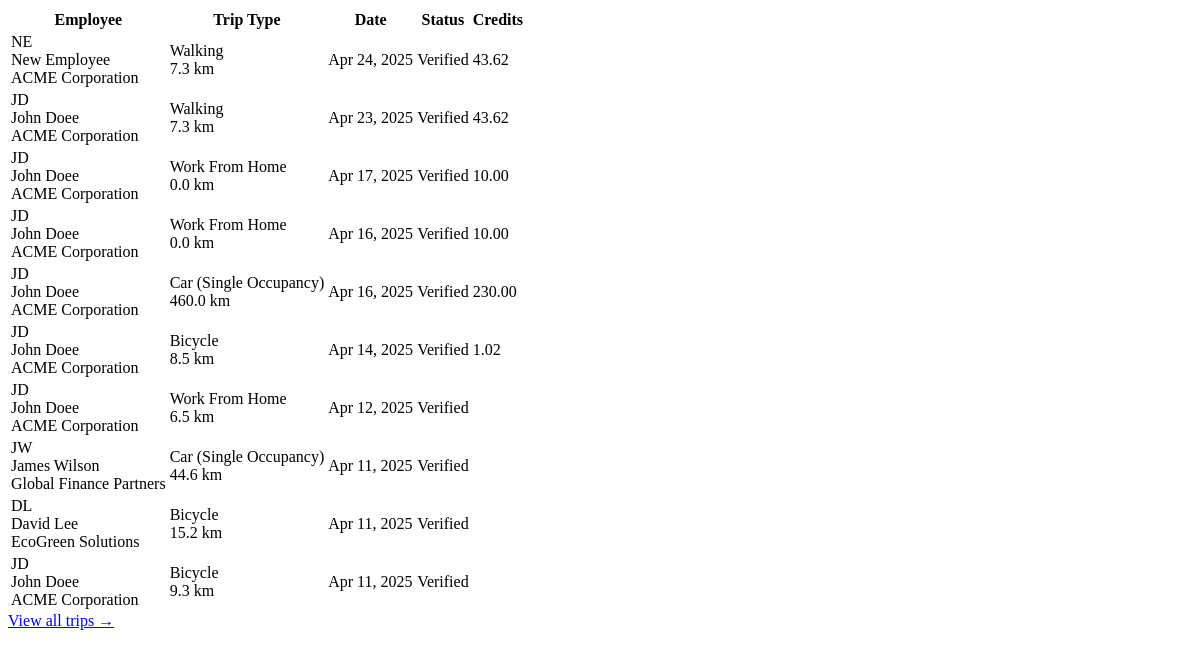
Page /systemadmin/recent-trips/ (signed in) on the earlier database version.
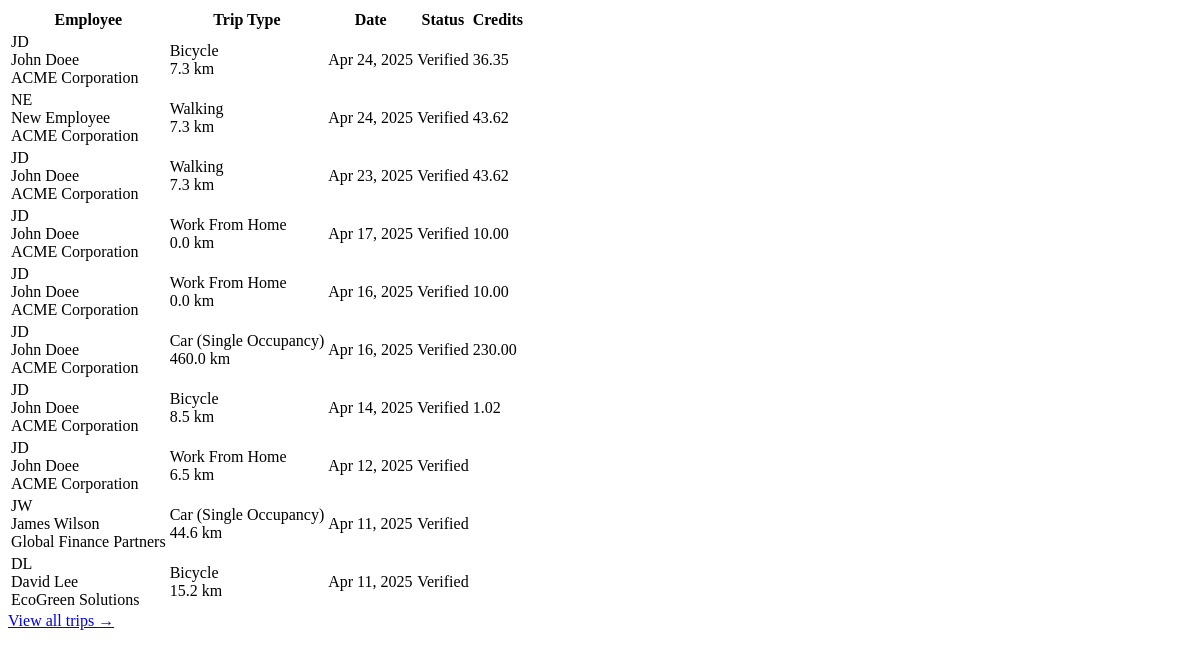
Same page on the later database version.
### trips/models.py (models this page shows, shortened)
class Trip(models.Model):
    TRANSPORT_MODES = (
        ('car', 'Car (Single Occupancy)'),
        ('carpool', 'Carpool'),
        ('public_transport', 'Public Transport'),
        ('bicycle', 'Bicycle'),
        ('walking', 'Walking'),
        ('work_from_home', 'Work From Home'),
    )
    VERIFICATION_STATUS = (
        ('pending', 'Pending'),
        ('verified', 'Verified'),
        ('rejected', 'Rejected'),
        ('flagged', 'Flagged for Review'),
    )
    employee = models.ForeignKey(
        EmployeeProfile,
        on_delete=models.CASCADE,
        related_name='trips'
    )
    start_location = models.ForeignKey(
        Location,
        on_delete=models.SET_NULL,
        related_name='trip_starts',
        null=True
    )
    end_location = models.ForeignKey(
        Location,
        on_delete=models.SET_NULL,
        related_name='trip_ends',
        null=True
    )
    start_time = models.DateTimeField()
    end_time = models.DateTimeField(null=True, blank=True)
    transport_mode = models.CharField(
        max_length=20,
        choices=TRANSPORT_MODES
    )
    distance_km = models.DecimalField(
        max_digits=8,
        decimal_places=2,
        null=True,
        blank=True
    )
    carbon_savings = models.DecimalField(
        max_digits=8,
        decimal_places=2,
        null=True,
        blank=True
    )
    credits_earned = models.DecimalField(
        max_digits=8,
        decimal_places=2,
        null=True,
        blank=True
    )
    proof_image = models.ImageField(
        upload_to='trip_proofs/',
        null=True,
        blank=True
    )
    verification_status = models.CharField(
        max_length=10,
        choices=VERIFICATION_STATUS,
        default='pending'
    )
    verified_by = models.ForeignKey(
        CustomUser,
        on_delete=models.SET_NULL,
        related_name='verified_trips',
        null=True,
        blank=True
    )
    duration_minutes = models.PositiveIntegerField(
        null=True,
        blank=True,
        help_text="Estimated travel time in minutes based on transport mode and distance"
    )
    created_at = models.DateTimeField(default=timezone.now)

### users/models.py (models this page shows, shortened)
class EmployeeProfile(models.Model):
    user = models.OneToOneField(
        CustomUser,
        on_delete=models.CASCADE,
        related_name='employee_profile'
    )
    employer = models.ForeignKey(
        EmployerProfile,
        on_delete=models.CASCADE,
        related_name='employees'
    )
    employee_id = models.CharField(max_length=50, blank=True, null=True)
    approved = models.BooleanField(default=False)
    created_at = models.DateTimeField(default=timezone.now)
    wallet_balance = models.DecimalField(max_digits=10, decimal_places=2, default=0)
    department = models.CharField(max_length=100, blank=True)

class CustomUser(AbstractUser):
    is_employee = models.BooleanField(default=False)
    is_employer = models.BooleanField(default=False)
    is_bank_admin = models.BooleanField(default=False)
    is_super_admin = models.BooleanField(default=False)
    email = models.EmailField(_('email address'), unique=True)
    date_joined = models.DateTimeField(default=timezone.now)
    approved = models.BooleanField(default=False)
    USERNAME_FIELD = 'email'
    REQUIRED_FIELDS = ['username', 'first_name', 'last_name']
    class Meta:
        verbose_name = _('user')
        verbose_name_plural = _('users')

class EmployerProfile(models.Model):
    user = models.OneToOneField(
        CustomUser,
        on_delete=models.CASCADE,
        related_name='employer_profile'
    )
    company_name = models.CharField(max_length=100)
    registration_number = models.CharField(max_length=50, unique=True)
    industry = models.CharField(max_length=100)
    approved = models.BooleanField(default=False)
    created_at = models.DateTimeField(default=timezone.now)
    initial_credits_allocated = models.BooleanField(default=False)
    wallet_balance = models.DecimalField(max_digits=10, decimal_places=2, default=0)

### core/views/admin_views.py (the view)
# urls.py: path('recent-trips/', admin_views.dashboard_recent_trips, name='admin_dashboard_recent_trips'),
@login_required
@user_passes_test(is_super_admin)
def dashboard_recent_trips(request):
    trips = Trip.objects.select_related(
        'employee', 'employee__user', 'start_location', 'end_location'
    ).order_by('-start_time')[:10]
    transport_modes = Trip.TRANSPORT_MODES
    context = {
        'trips': trips,
        'transport_modes': transport_modes,
    }
    return render(request, 'admin/partials/recent_trips.html', context)

### core/views/admin_views.py (called while the page is built)
def is_super_admin(user):
    return user.is_authenticated and user.is_super_admin

### templates/admin/partials/recent_trips.html
<div class="overflow-x-auto">
    <table class="min-w-full divide-y divide-gray-200">
        <thead class="bg-gray-50">
            <tr>
                <th scope="col" class="px-6 py-3 text-left text-xs font-medium text-gray-500 uppercase tracking-wider">Employee</th>
                <th scope="col" class="px-6 py-3 text-left text-xs font-medium text-gray-500 uppercase tracking-wider">Trip Type</th>
                <th scope="col" class="px-6 py-3 text-left text-xs font-medium text-gray-500 uppercase tracking-wider">Date</th>
                <th scope="col" class="px-6 py-3 text-left text-xs font-medium text-gray-500 uppercase tracking-wider">Status</th>
                <th scope="col" class="px-6 py-3 text-left text-xs font-medium text-gray-500 uppercase tracking-wider">Credits</th>
            </tr>
        </thead>
        <tbody class="bg-white divide-y divide-gray-200">
            {% for trip in trips %}
            <tr>
                <td class="px-6 py-4 whitespace-nowrap">
                    <div class="flex items-center">
                        <div class="h-8 w-8 rounded-full bg-gray-100 flex items-center justify-center text-gray-600 font-medium">
                            {{ trip.employee.user.first_name|slice:":1" }}{{ trip.employee.user.last_name|slice:":1" }}
                        </div>
                        <div class="ml-4">
                            <div class="text-sm font-medium text-gray-900">{{ trip.employee.user.get_full_name }}</div>
                            <div class="text-sm text-gray-500">{{ trip.employee.employer.company_name }}</div>
                        </div>
                    </div>
                </td>
                <td class="px-6 py-4 whitespace-nowrap">
                    <div class="text-sm text-gray-900">{{ trip.get_transport_mode_display }}</div>
                    <div class="text-sm text-gray-500">{{ trip.distance_km|floatformat:1 }} km</div>
                </td>
                <td class="px-6 py-4 whitespace-nowrap text-sm text-gray-500">
                    {{ trip.start_time|date:"M d, Y" }}
                </td>
                <td class="px-6 py-4 whitespace-nowrap">
                    {% if trip.verification_status == 'verified' %}
                    <span class="px-2 py-1 inline-flex text-xs leading-5 font-semibold rounded-full bg-green-100 text-green-800">
                        Verified
                    </span>
                    {% else %}
                    <span class="px-2 py-1 inline-flex text-xs leading-5 font-semibold rounded-full bg-yellow-100 text-yellow-800">
                        {{ trip.verification_status|title }}
                    </span>
                    {% endif %}
                </td>
                <td class="px-6 py-4 whitespace-nowrap text-sm text-gray-900">
                    {{ trip.credits_earned|floatformat:2 }}
                </td>
            </tr>
            {% empty %}
            <tr>
                <td colspan="5" class="px-6 py-4 whitespace-nowrap text-sm text-gray-500 text-center">
                    No recent trips found
                </td>
            </tr>
            {% endfor %}
        </tbody>
    </table>
</div>
{% if trips %}
<div class="px-6 py-4 bg-gray-50 border-t border-gray-200">
    <a href="#" class="text-sm font-medium text-green-600 hover:text-green-500">
        View all trips <span aria-hidden="true">&rarr;</span>
    </a>
</div>
{% endif %}

Differences in the rows shown:
no longer on this page (row unchanged): Trip: employee.user.first_name "J", employee.user.last_name "D", employee.user.get_full_name "John Doee", employee.employer.company_name "ACME Corporation", transport_mode "Bicycle", distance_km "9.3", start_time "Apr 11, 2025", verification_status "Verified"
added Trip: employee.user.first_name "J", employee.user.last_name "D", employee.user.get_full_name "John Doee", employee.employer.company_name "ACME Corporation", transport_mode "Bicycle", distance_km "7.3", start_time "Apr 24, 2025", verification_status "Verified", credits_earned "36.35"
